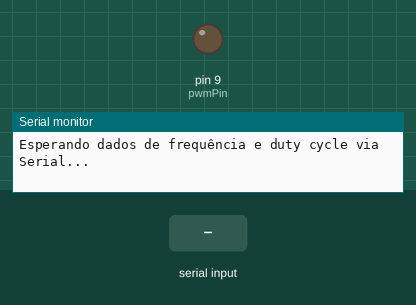
This sketch was run on a simulated Arduino Uno, built with avr-gcc and run on an emulated ATmega328P. Shown: output pins drawn as LEDs (lit = HIGH), the last lines printed to the serial monitor. Dashed ring = blinking. Inputs (shaded band) come from the test bench.

Above: at 1.2 s.
1.3 s: "90,45\n" received over Serial
At 1.47 s:
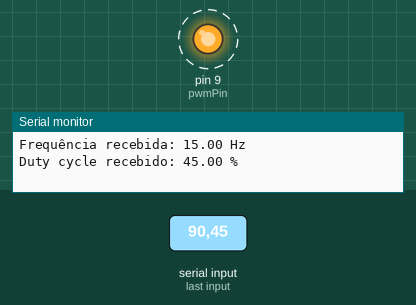
4.3 s: "30,150\n" received over Serial
At 9.8 s:
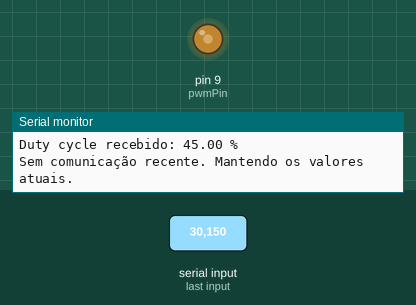
Timing chart, 0 to 11.3 s (numbered marks = the images above; inputs shaded):
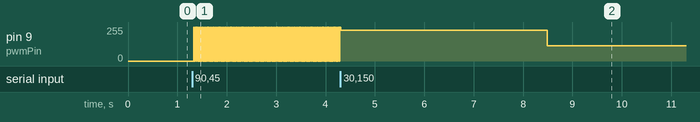

Measured:
- after the input at 1.3 s, pin 9 (pwmPin): alternates 255/255 for 0.01 s and 0/255 for 0.02 s, starting at once

The sketch:

LevitatingWater.ino
```cpp
// Pino do PWM controlado pelo Timer1
const int pwmPin = 9;  // O Timer1 controla os pinos 9 e 10

// Variáveis para frequência e duty cycle
float frequency = 15;   // Frequência padrão inicial (em Hz)
float dutyCycle = 0;  // Duty cycle padrão inicial (em %)

// Tempo limite para comunicação serial (em milissegundos)
unsigned long lastCommunicationTime = 0;
const unsigned long timeout = 5000;  // 5 segundos

// Função para configurar o PWM com a frequência e duty cycle
void setPWMTimer1(float frequency, float dutyCycle) {
  int prescaler;
  long topValue;

  // Limite de frequência (mínima e máxima)
  if (frequency < 1) frequency = 1;  // Frequência mínima de 1 Hz
  if (frequency > 50) frequency = 50;  // Frequência máxima de 50 Hz

  // Determina o prescaler adequado com base na frequência desejada
  if (frequency >= 1 && frequency <= 31) {
    prescaler = 1024;  // Prescaler de 1024 para frequências baixas (1Hz a 31Hz)
    topValue = (16000000 / (2 * prescaler * frequency)) - 1;
    TCCR1B = (1 << WGM13) | (1 << WGM12) | (1 << CS12) | (1 << CS10);  // Fast PWM com prescaler 1024
  } else if (frequency > 31 && frequency <= 50) {
    prescaler = 64;  // Prescaler de 64 para frequências mais altas (32Hz a 50Hz)
    topValue = (16000000 / (2 * prescaler * frequency)) - 1;
    TCCR1B = (1 << WGM13) | (1 << WGM12) | (1 << CS11) | (1 << CS10);  // Fast PWM com prescaler 64
  }

  // Configura o Timer1 para Fast PWM com o valor de TOP
  TCCR1A = (1 << WGM11) | (1 << COM1A1);  // Modo PWM rápido, limpa OC1A quando atinge o comparador

  ICR1 = topValue;  // Define o valor do TOP no Timer1

  // Calcula o valor de OCR1A para o duty cycle
  OCR1A = (dutyCycle == 0) ? 0 : (dutyCycle == 100) ? topValue : (int)(topValue * (dutyCycle / 100.0));
}

void setup() {
  // Inicializa a comunicação serial
  Serial.begin(9600);

  // Configura o pino do PWM como saída
  pinMode(pwmPin, OUTPUT);

  // Inicializa o Timer1 com os valores padrão de frequência e duty cycle (15 Hz e 100%)
  setPWMTimer1(frequency, dutyCycle);

  // Imprime mensagem de inicialização
  Serial.println("Esperando dados de frequência e duty cycle via Serial...");
}

void loop() {
  // Verifica se há dados disponíveis na porta serial
  if (Serial.available() > 0) {
    // Lê os dados da serial
    String input = Serial.readStringUntil('\n');

    // Divide a string recebida em frequência e duty cycle
    int commaIndex = input.indexOf(',');
    if (commaIndex > 0) {
      String freqStr = input.substring(0, commaIndex);
      String dutyStr = input.substring(commaIndex + 1);

      // Converte as strings para float
      float newFrequency = freqStr.toFloat();
      float newDutyCycle = dutyStr.toFloat();

      // Limita a frequência à faixa permitida (1 Hz a 50 Hz)
      if (newFrequency >= 1 && newFrequency <= 50) {
        frequency = newFrequency;
      }

      // Limita o duty cycle à faixa permitida (0% a 100%)
      if (newDutyCycle >= 0 && newDutyCycle <= 100) {
        dutyCycle = newDutyCycle;
      }

      // Imprime os valores recebidos para verificação
      Serial.print("Frequência recebida: ");
      Serial.print(frequency);
      Serial.println(" Hz");

      Serial.print("Duty cycle recebido: ");
      Serial.print(dutyCycle);
      Serial.println(" %");

      // Atualiza o tempo da última comunicação
      lastCommunicationTime = millis();

      // Aplica os novos valores de frequência e duty cycle
      setPWMTimer1(frequency, dutyCycle);
    }
  }

  // Verifica se a comunicação serial foi recebida nos últimos 5 segundos
  if (millis() - lastCommunicationTime > timeout) {
    // Sem comunicação recente, manter os valores atuais (não aplicar mudanças)
    Serial.println("Sem comunicação recente. Mantendo os valores atuais.");

    // Reinicia o tempo da última comunicação para evitar repetição de mensagens
    lastCommunicationTime = millis();
  }
}
```
